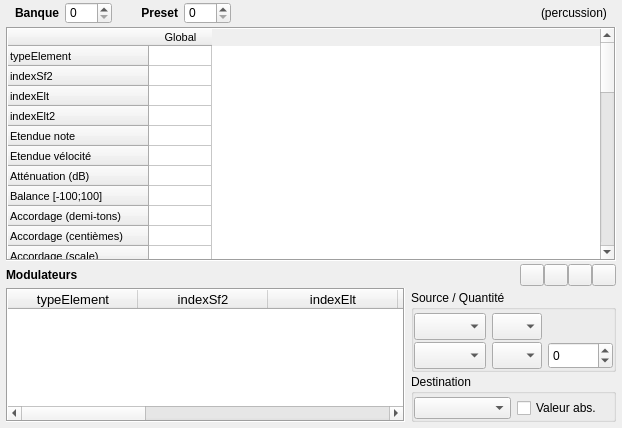
<?xml version="1.0" encoding="UTF-8"?>
<ui version="4.0">
 <class>Page_Prst</class>
 <widget class="QWidget" name="Page_Prst">
  <property name="geometry">
   <rect>
    <x>0</x>
    <y>0</y>
    <width>622</width>
    <height>428</height>
   </rect>
  </property>
  <property name="windowTitle">
   <string notr="true">Form</string>
  </property>
  <layout class="QVBoxLayout" name="verticalLayout" stretch="0,100,1">
   <property name="spacing">
    <number>0</number>
   </property>
   <property name="leftMargin">
    <number>6</number>
   </property>
   <property name="topMargin">
    <number>0</number>
   </property>
   <property name="rightMargin">
    <number>6</number>
   </property>
   <property name="bottomMargin">
    <number>6</number>
   </property>
   <item>
    <widget class="QFrame" name="horizontalFrame">
     <property name="minimumSize">
      <size>
       <width>0</width>
       <height>27</height>
      </size>
     </property>
     <property name="maximumSize">
      <size>
       <width>16777215</width>
       <height>27</height>
      </size>
     </property>
     <layout class="QHBoxLayout" name="horizontalLayout">
      <property name="spacing">
       <number>6</number>
      </property>
      <property name="topMargin">
       <number>2</number>
      </property>
      <property name="bottomMargin">
       <number>3</number>
      </property>
      <item>
       <widget class="QLabel" name="label_2">
        <property name="minimumSize">
         <size>
          <width>0</width>
          <height>20</height>
         </size>
        </property>
        <property name="maximumSize">
         <size>
          <width>16777215</width>
          <height>20</height>
         </size>
        </property>
        <property name="font">
         <font>
          <weight>75</weight>
          <bold>true</bold>
         </font>
        </property>
        <property name="text">
         <string>Banque</string>
        </property>
        <property name="alignment">
         <set>Qt::AlignRight|Qt::AlignTrailing|Qt::AlignVCenter</set>
        </property>
       </widget>
      </item>
      <item>
       <widget class="SpinBox" name="spinBank">
        <property name="maximumSize">
         <size>
          <width>60</width>
          <height>27</height>
         </size>
        </property>
        <property name="accelerated">
         <bool>true</bool>
        </property>
        <property name="maximum">
         <number>128</number>
        </property>
       </widget>
      </item>
      <item>
       <widget class="QLabel" name="label_3">
        <property name="minimumSize">
         <size>
          <width>60</width>
          <height>20</height>
         </size>
        </property>
        <property name="maximumSize">
         <size>
          <width>100</width>
          <height>20</height>
         </size>
        </property>
        <property name="font">
         <font>
          <weight>75</weight>
          <bold>true</bold>
         </font>
        </property>
        <property name="text">
         <string>Preset</string>
        </property>
        <property name="alignment">
         <set>Qt::AlignRight|Qt::AlignTrailing|Qt::AlignVCenter</set>
        </property>
       </widget>
      </item>
      <item>
       <widget class="SpinBox" name="spinPreset">
        <property name="maximumSize">
         <size>
          <width>60</width>
          <height>27</height>
         </size>
        </property>
        <property name="accelerated">
         <bool>true</bool>
        </property>
        <property name="maximum">
         <number>127</number>
        </property>
       </widget>
      </item>
      <item>
       <spacer name="horizontalSpacer">
        <property name="orientation">
         <enum>Qt::Horizontal</enum>
        </property>
        <property name="sizeHint" stdset="0">
         <size>
          <width>40</width>
          <height>20</height>
         </size>
        </property>
       </spacer>
      </item>
      <item>
       <widget class="QLabel" name="labelPercussion">
        <property name="text">
         <string>(percussion)</string>
        </property>
       </widget>
      </item>
     </layout>
    </widget>
   </item>
   <item>
    <widget class="TableWidgetPrst" name="tablePrst">
     <property name="font">
      <font>
       <pointsize>8</pointsize>
      </font>
     </property>
     <property name="frameShape">
      <enum>QFrame::Box</enum>
     </property>
     <property name="frameShadow">
      <enum>QFrame::Sunken</enum>
     </property>
     <property name="autoScrollMargin">
      <number>16</number>
     </property>
     <property name="editTriggers">
      <set>QAbstractItemView::AnyKeyPressed|QAbstractItemView::DoubleClicked|QAbstractItemView::SelectedClicked</set>
     </property>
     <property name="selectionMode">
      <enum>QAbstractItemView::ExtendedSelection</enum>
     </property>
     <property name="textElideMode">
      <enum>Qt::ElideRight</enum>
     </property>
     <property name="horizontalScrollMode">
      <enum>QAbstractItemView::ScrollPerPixel</enum>
     </property>
     <property name="rowCount">
      <number>41</number>
     </property>
     <property name="columnCount">
      <number>1</number>
     </property>
     <attribute name="horizontalHeaderDefaultSectionSize">
      <number>63</number>
     </attribute>
     <attribute name="horizontalHeaderMinimumSectionSize">
      <number>18</number>
     </attribute>
     <attribute name="verticalHeaderDefaultSectionSize">
      <number>20</number>
     </attribute>
     <attribute name="verticalHeaderMinimumSectionSize">
      <number>19</number>
     </attribute>
     <row>
      <property name="text">
       <string notr="true">typeElement</string>
      </property>
     </row>
     <row>
      <property name="text">
       <string notr="true">indexSf2</string>
      </property>
     </row>
     <row>
      <property name="text">
       <string notr="true">indexElt</string>
      </property>
     </row>
     <row>
      <property name="text">
       <string notr="true">indexElt2</string>
      </property>
     </row>
     <row>
      <property name="text">
       <string>Etendue note</string>
      </property>
     </row>
     <row>
      <property name="text">
       <string>Etendue vélocité</string>
      </property>
     </row>
     <row>
      <property name="text">
       <string>Atténuation (dB)</string>
      </property>
     </row>
     <row>
      <property name="text">
       <string>Balance [-100;100]</string>
      </property>
     </row>
     <row>
      <property name="text">
       <string>Accordage (demi-tons)</string>
      </property>
     </row>
     <row>
      <property name="text">
       <string>Accordage (centièmes)</string>
      </property>
     </row>
     <row>
      <property name="text">
       <string>Accordage (scale)</string>
      </property>
     </row>
     <row>
      <property name="text">
       <string>Filtre, fréquence (×)</string>
      </property>
      <property name="font">
       <font>
        <weight>50</weight>
        <bold>false</bold>
       </font>
      </property>
     </row>
     <row>
      <property name="text">
       <string>Filtre, résonance (dB)</string>
      </property>
     </row>
     <row>
      <property name="text">
       <string>Vol env delay (×)</string>
      </property>
     </row>
     <row>
      <property name="text">
       <string>Vol env attack (×)</string>
      </property>
     </row>
     <row>
      <property name="text">
       <string>Vol env hold (×)</string>
      </property>
     </row>
     <row>
      <property name="text">
       <string>Vol env decay (×)</string>
      </property>
     </row>
     <row>
      <property name="text">
       <string>Vol env sustain (dB)</string>
      </property>
     </row>
     <row>
      <property name="text">
       <string>Vol env release (×)</string>
      </property>
     </row>
     <row>
      <property name="text">
       <string>Note → Vol env hold (c)</string>
      </property>
     </row>
     <row>
      <property name="text">
       <string>Note → Vol env decay (c)</string>
      </property>
     </row>
     <row>
      <property name="text">
       <string>Mod env delay (×)</string>
      </property>
     </row>
     <row>
      <property name="text">
       <string>Mod env attack (×)</string>
      </property>
     </row>
     <row>
      <property name="text">
       <string>Mod env hold (×)</string>
      </property>
     </row>
     <row>
      <property name="text">
       <string>Mod env decay (×)</string>
      </property>
     </row>
     <row>
      <property name="text">
       <string>Mod env sustain (%)</string>
      </property>
     </row>
     <row>
      <property name="text">
       <string>Mod env release (×)</string>
      </property>
     </row>
     <row>
      <property name="text">
       <string>Mod env → ton (c)</string>
      </property>
     </row>
     <row>
      <property name="text">
       <string>Mod env → filtre (c)</string>
      </property>
     </row>
     <row>
      <property name="text">
       <string>Note → Mod env hold (c)</string>
      </property>
     </row>
     <row>
      <property name="text">
       <string>Note → Mod env decay (c)</string>
      </property>
     </row>
     <row>
      <property name="text">
       <string>Mod LFO delay (×)</string>
      </property>
     </row>
     <row>
      <property name="text">
       <string>Mod LFO freq (×)</string>
      </property>
     </row>
     <row>
      <property name="text">
       <string>Mod LFO → ton (c)</string>
      </property>
     </row>
     <row>
      <property name="text">
       <string>Mod LFO → filtre (c)</string>
      </property>
     </row>
     <row>
      <property name="text">
       <string>Mod LFO → volume (dB)</string>
      </property>
     </row>
     <row>
      <property name="text">
       <string>Vib LFO delay (×)</string>
      </property>
     </row>
     <row>
      <property name="text">
       <string>Vib LFO freq (×)</string>
      </property>
     </row>
     <row>
      <property name="text">
       <string>Vib LFO → ton (c)</string>
      </property>
     </row>
     <row>
      <property name="text">
       <string>Chorus (%)</string>
      </property>
     </row>
     <row>
      <property name="text">
       <string>Réverbération (%)</string>
      </property>
     </row>
     <column>
      <property name="text">
       <string>Global</string>
      </property>
     </column>
     <item row="13" column="0">
      <property name="text">
       <string/>
      </property>
     </item>
     <item row="14" column="0">
      <property name="text">
       <string/>
      </property>
     </item>
    </widget>
   </item>
   <item>
    <widget class="QFrame" name="frameModulator">
     <property name="frameShape">
      <enum>QFrame::NoFrame</enum>
     </property>
     <property name="frameShadow">
      <enum>QFrame::Raised</enum>
     </property>
     <layout class="QGridLayout" name="gridLayout" rowstretch="1,0,0,0" columnstretch="100,0,0">
      <property name="leftMargin">
       <number>0</number>
      </property>
      <property name="topMargin">
       <number>3</number>
      </property>
      <property name="rightMargin">
       <number>0</number>
      </property>
      <property name="bottomMargin">
       <number>0</number>
      </property>
      <property name="horizontalSpacing">
       <number>6</number>
      </property>
      <property name="verticalSpacing">
       <number>2</number>
      </property>
      <item row="1" column="0" rowspan="3">
       <widget class="TableWidgetMod" name="tableMod">
        <property name="font">
         <font>
          <pointsize>10</pointsize>
          <weight>50</weight>
          <bold>false</bold>
         </font>
        </property>
        <property name="frameShape">
         <enum>QFrame::Box</enum>
        </property>
        <property name="editTriggers">
         <set>QAbstractItemView::NoEditTriggers</set>
        </property>
        <property name="tabKeyNavigation">
         <bool>false</bool>
        </property>
        <property name="showDropIndicator" stdset="0">
         <bool>false</bool>
        </property>
        <property name="dragDropOverwriteMode">
         <bool>false</bool>
        </property>
        <property name="selectionMode">
         <enum>QAbstractItemView::ExtendedSelection</enum>
        </property>
        <property name="selectionBehavior">
         <enum>QAbstractItemView::SelectRows</enum>
        </property>
        <property name="verticalScrollMode">
         <enum>QAbstractItemView::ScrollPerItem</enum>
        </property>
        <property name="horizontalScrollMode">
         <enum>QAbstractItemView::ScrollPerPixel</enum>
        </property>
        <property name="columnCount">
         <number>9</number>
        </property>
        <attribute name="horizontalHeaderDefaultSectionSize">
         <number>130</number>
        </attribute>
        <attribute name="horizontalHeaderHighlightSections">
         <bool>false</bool>
        </attribute>
        <attribute name="horizontalHeaderMinimumSectionSize">
         <number>18</number>
        </attribute>
        <attribute name="horizontalHeaderStretchLastSection">
         <bool>true</bool>
        </attribute>
        <attribute name="verticalHeaderVisible">
         <bool>false</bool>
        </attribute>
        <attribute name="verticalHeaderDefaultSectionSize">
         <number>19</number>
        </attribute>
        <column>
         <property name="text">
          <string notr="true">typeElement</string>
         </property>
        </column>
        <column>
         <property name="text">
          <string notr="true">indexSf2</string>
         </property>
        </column>
        <column>
         <property name="text">
          <string notr="true">indexElt</string>
         </property>
        </column>
        <column>
         <property name="text">
          <string notr="true">indexElt2</string>
         </property>
        </column>
        <column>
         <property name="text">
          <string notr="true">indexMod</string>
         </property>
        </column>
        <column>
         <property name="text">
          <string notr="true">#</string>
         </property>
         <property name="font">
          <font>
           <weight>75</weight>
           <bold>true</bold>
          </font>
         </property>
        </column>
        <column>
         <property name="text">
          <string>Source</string>
         </property>
         <property name="font">
          <font>
           <weight>75</weight>
           <bold>true</bold>
          </font>
         </property>
        </column>
        <column>
         <property name="text">
          <string>Quantité</string>
         </property>
         <property name="font">
          <font>
           <weight>75</weight>
           <bold>true</bold>
          </font>
         </property>
        </column>
        <column>
         <property name="text">
          <string>Destination</string>
         </property>
         <property name="font">
          <font>
           <weight>75</weight>
           <bold>true</bold>
          </font>
         </property>
        </column>
       </widget>
      </item>
      <item row="0" column="2">
       <layout class="QHBoxLayout" name="horizontalLayout_2">
        <item>
         <widget class="QPushButton" name="pushNouveauMod">
          <property name="minimumSize">
           <size>
            <width>24</width>
            <height>0</height>
           </size>
          </property>
          <property name="maximumSize">
           <size>
            <width>24</width>
            <height>24</height>
           </size>
          </property>
          <property name="toolTip">
           <string>Ajoute un modulateur</string>
          </property>
          <property name="text">
           <string/>
          </property>
          <property name="icon">
           <iconset resource="../ressources.qrc">
            <normaloff>:/icones/add</normaloff>:/icones/add</iconset>
          </property>
         </widget>
        </item>
        <item>
         <widget class="QPushButton" name="pushSupprimerMod">
          <property name="minimumSize">
           <size>
            <width>24</width>
            <height>0</height>
           </size>
          </property>
          <property name="maximumSize">
           <size>
            <width>24</width>
            <height>24</height>
           </size>
          </property>
          <property name="toolTip">
           <string>Supprime un modulateur</string>
          </property>
          <property name="text">
           <string/>
          </property>
          <property name="icon">
           <iconset resource="../ressources.qrc">
            <normaloff>:/icones/remove</normaloff>:/icones/remove</iconset>
          </property>
         </widget>
        </item>
        <item>
         <widget class="QPushButton" name="pushCopyMod">
          <property name="maximumSize">
           <size>
            <width>24</width>
            <height>24</height>
           </size>
          </property>
          <property name="toolTip">
           <string>Copie les modulateurs</string>
          </property>
          <property name="text">
           <string/>
          </property>
          <property name="icon">
           <iconset resource="../ressources.qrc">
            <normaloff>:/icones/copy</normaloff>:/icones/copy</iconset>
          </property>
          <property name="iconSize">
           <size>
            <width>22</width>
            <height>22</height>
           </size>
          </property>
         </widget>
        </item>
        <item>
         <widget class="QPushButton" name="pushPasteMod">
          <property name="maximumSize">
           <size>
            <width>24</width>
            <height>24</height>
           </size>
          </property>
          <property name="toolTip">
           <string>Colle les modulateurs copiés</string>
          </property>
          <property name="text">
           <string/>
          </property>
          <property name="icon">
           <iconset resource="../ressources.qrc">
            <normaloff>:/icones/paste</normaloff>:/icones/paste</iconset>
          </property>
         </widget>
        </item>
       </layout>
      </item>
      <item row="3" column="1" colspan="2">
       <widget class="QGroupBox" name="groupBox_2">
        <property name="title">
         <string>Destination</string>
        </property>
        <layout class="QGridLayout" name="gridLayout_3">
         <property name="leftMargin">
          <number>0</number>
         </property>
         <property name="topMargin">
          <number>3</number>
         </property>
         <property name="rightMargin">
          <number>0</number>
         </property>
         <property name="bottomMargin">
          <number>0</number>
         </property>
         <property name="verticalSpacing">
          <number>2</number>
         </property>
         <item row="0" column="0">
          <widget class="ComboBox" name="comboDestination">
           <property name="maximumSize">
            <size>
             <width>170</width>
             <height>27</height>
            </size>
           </property>
           <property name="font">
            <font>
             <weight>50</weight>
             <bold>false</bold>
            </font>
           </property>
          </widget>
         </item>
         <item row="0" column="1">
          <widget class="QCheckBox" name="checkAbs">
           <property name="sizePolicy">
            <sizepolicy hsizetype="Minimum" vsizetype="Preferred">
             <horstretch>0</horstretch>
             <verstretch>0</verstretch>
            </sizepolicy>
           </property>
           <property name="text">
            <string>Valeur abs.</string>
           </property>
          </widget>
         </item>
        </layout>
       </widget>
      </item>
      <item row="0" column="0">
       <widget class="QLabel" name="label">
        <property name="font">
         <font>
          <weight>75</weight>
          <bold>true</bold>
         </font>
        </property>
        <property name="text">
         <string>Modulateurs</string>
        </property>
       </widget>
      </item>
      <item row="2" column="1" colspan="2">
       <widget class="QGroupBox" name="groupBox_4">
        <property name="sizePolicy">
         <sizepolicy hsizetype="Expanding" vsizetype="Preferred">
          <horstretch>0</horstretch>
          <verstretch>0</verstretch>
         </sizepolicy>
        </property>
        <property name="title">
         <string>Source / Quantité</string>
        </property>
        <layout class="QGridLayout" name="gridLayout_2">
         <property name="leftMargin">
          <number>0</number>
         </property>
         <property name="topMargin">
          <number>3</number>
         </property>
         <property name="rightMargin">
          <number>0</number>
         </property>
         <property name="bottomMargin">
          <number>0</number>
         </property>
         <property name="horizontalSpacing">
          <number>6</number>
         </property>
         <property name="verticalSpacing">
          <number>2</number>
         </property>
         <item row="1" column="0">
          <widget class="ComboBox" name="comboSource2">
           <property name="maximumSize">
            <size>
             <width>170</width>
             <height>27</height>
            </size>
           </property>
           <property name="font">
            <font>
             <weight>50</weight>
             <bold>false</bold>
            </font>
           </property>
          </widget>
         </item>
         <item row="1" column="1">
          <widget class="TableComboBox" name="comboCourbeSource2">
           <property name="minimumSize">
            <size>
             <width>0</width>
             <height>27</height>
            </size>
           </property>
           <property name="maximumSize">
            <size>
             <width>50</width>
             <height>27</height>
            </size>
           </property>
           <property name="font">
            <font>
             <weight>50</weight>
             <bold>false</bold>
            </font>
           </property>
           <property name="sizeAdjustPolicy">
            <enum>QComboBox::AdjustToContents</enum>
           </property>
          </widget>
         </item>
         <item row="0" column="0">
          <widget class="ComboBox" name="comboSource1">
           <property name="maximumSize">
            <size>
             <width>170</width>
             <height>27</height>
            </size>
           </property>
           <property name="font">
            <font>
             <weight>50</weight>
             <bold>false</bold>
            </font>
           </property>
           <property name="sizeAdjustPolicy">
            <enum>QComboBox::AdjustToContents</enum>
           </property>
          </widget>
         </item>
         <item row="0" column="1">
          <widget class="TableComboBox" name="comboCourbeSource1">
           <property name="minimumSize">
            <size>
             <width>0</width>
             <height>27</height>
            </size>
           </property>
           <property name="maximumSize">
            <size>
             <width>50</width>
             <height>27</height>
            </size>
           </property>
           <property name="font">
            <font>
             <weight>50</weight>
             <bold>false</bold>
            </font>
           </property>
           <property name="sizeAdjustPolicy">
            <enum>QComboBox::AdjustToContents</enum>
           </property>
           <property name="modelColumn">
            <number>0</number>
           </property>
          </widget>
         </item>
         <item row="1" column="2">
          <widget class="QSpinBox" name="spinSource2">
           <property name="sizePolicy">
            <sizepolicy hsizetype="Minimum" vsizetype="Preferred">
             <horstretch>0</horstretch>
             <verstretch>0</verstretch>
            </sizepolicy>
           </property>
           <property name="minimum">
            <number>-32768</number>
           </property>
           <property name="maximum">
            <number>32767</number>
           </property>
          </widget>
         </item>
        </layout>
       </widget>
      </item>
      <item row="1" column="1">
       <spacer name="verticalSpacer">
        <property name="orientation">
         <enum>Qt::Vertical</enum>
        </property>
        <property name="sizeType">
         <enum>QSizePolicy::Fixed</enum>
        </property>
        <property name="sizeHint" stdset="0">
         <size>
          <width>20</width>
          <height>0</height>
         </size>
        </property>
       </spacer>
      </item>
      <item row="0" column="1">
       <spacer name="horizontalSpacer_2">
        <property name="orientation">
         <enum>Qt::Horizontal</enum>
        </property>
        <property name="sizeType">
         <enum>QSizePolicy::Expanding</enum>
        </property>
        <property name="sizeHint" stdset="0">
         <size>
          <width>10</width>
          <height>20</height>
         </size>
        </property>
       </spacer>
      </item>
     </layout>
    </widget>
   </item>
  </layout>
 </widget>
 <customwidgets>
  <customwidget>
   <class>TableWidgetMod</class>
   <extends>QTableWidget</extends>
   <header>page.h</header>
   <slots>
    <signal>deleteModPressed()</signal>
    <signal>copyAsked()</signal>
    <signal>pasteAsked()</signal>
   </slots>
  </customwidget>
  <customwidget>
   <class>TableComboBox</class>
   <extends>QComboBox</extends>
   <header>tablecombobox.h</header>
   <slots>
    <signal>clicked(int,int)</signal>
    <signal>editingFinished()</signal>
   </slots>
  </customwidget>
  <customwidget>
   <class>ComboBox</class>
   <extends>QComboBox</extends>
   <header>combobox.h</header>
   <slots>
    <signal>clicked(int)</signal>
   </slots>
  </customwidget>
  <customwidget>
   <class>TableWidgetPrst</class>
   <extends>QTableWidget</extends>
   <header>page_prst.h</header>
  </customwidget>
  <customwidget>
   <class>SpinBox</class>
   <extends>QSpinBox</extends>
   <header>page_prst.h</header>
  </customwidget>
 </customwidgets>
 <tabstops>
  <tabstop>spinBank</tabstop>
  <tabstop>spinPreset</tabstop>
  <tabstop>tablePrst</tabstop>
 </tabstops>
 <resources>
  <include location="../ressources.qrc"/>
 </resources>
 <connections>
  <connection>
   <sender>tablePrst</sender>
   <signal>cellChanged(int,int)</signal>
   <receiver>Page_Prst</receiver>
   <slot>set(int,int)</slot>
   <hints>
    <hint type="sourcelabel">
     <x>159</x>
     <y>119</y>
    </hint>
    <hint type="destinationlabel">
     <x>159</x>
     <y>119</y>
    </hint>
   </hints>
  </connection>
  <connection>
   <sender>tablePrst</sender>
   <signal>itemSelectionChanged()</signal>
   <receiver>Page_Prst</receiver>
   <slot>selected()</slot>
   <hints>
    <hint type="sourcelabel">
     <x>159</x>
     <y>119</y>
    </hint>
    <hint type="destinationlabel">
     <x>159</x>
     <y>119</y>
    </hint>
   </hints>
  </connection>
  <connection>
   <sender>tableMod</sender>
   <signal>itemSelectionChanged()</signal>
   <receiver>Page_Prst</receiver>
   <slot>afficheEditMod()</slot>
   <hints>
    <hint type="sourcelabel">
     <x>158</x>
     <y>359</y>
    </hint>
    <hint type="destinationlabel">
     <x>310</x>
     <y>213</y>
    </hint>
   </hints>
  </connection>
  <connection>
   <sender>spinSource2</sender>
   <signal>editingFinished()</signal>
   <receiver>Page_Prst</receiver>
   <slot>setAmount()</slot>
   <hints>
    <hint type="sourcelabel">
     <x>580</x>
     <y>361</y>
    </hint>
    <hint type="destinationlabel">
     <x>310</x>
     <y>213</y>
    </hint>
   </hints>
  </connection>
  <connection>
   <sender>comboSource2</sender>
   <signal>clicked(int)</signal>
   <receiver>Page_Prst</receiver>
   <slot>setSource2(int)</slot>
   <hints>
    <hint type="sourcelabel">
     <x>404</x>
     <y>361</y>
    </hint>
    <hint type="destinationlabel">
     <x>310</x>
     <y>213</y>
    </hint>
   </hints>
  </connection>
  <connection>
   <sender>comboSource1</sender>
   <signal>clicked(int)</signal>
   <receiver>Page_Prst</receiver>
   <slot>setSource(int)</slot>
   <hints>
    <hint type="sourcelabel">
     <x>404</x>
     <y>332</y>
    </hint>
    <hint type="destinationlabel">
     <x>310</x>
     <y>213</y>
    </hint>
   </hints>
  </connection>
  <connection>
   <sender>comboDestination</sender>
   <signal>clicked(int)</signal>
   <receiver>Page_Prst</receiver>
   <slot>setDest(int)</slot>
   <hints>
    <hint type="sourcelabel">
     <x>404</x>
     <y>403</y>
    </hint>
    <hint type="destinationlabel">
     <x>310</x>
     <y>213</y>
    </hint>
   </hints>
  </connection>
  <connection>
   <sender>comboCourbeSource2</sender>
   <signal>clicked(int,int)</signal>
   <receiver>Page_Prst</receiver>
   <slot>setSourceAmountType(int,int)</slot>
   <hints>
    <hint type="sourcelabel">
     <x>517</x>
     <y>361</y>
    </hint>
    <hint type="destinationlabel">
     <x>310</x>
     <y>213</y>
    </hint>
   </hints>
  </connection>
  <connection>
   <sender>comboCourbeSource1</sender>
   <signal>clicked(int,int)</signal>
   <receiver>Page_Prst</receiver>
   <slot>setSourceType(int,int)</slot>
   <hints>
    <hint type="sourcelabel">
     <x>517</x>
     <y>331</y>
    </hint>
    <hint type="destinationlabel">
     <x>310</x>
     <y>213</y>
    </hint>
   </hints>
  </connection>
  <connection>
   <sender>checkAbs</sender>
   <signal>clicked()</signal>
   <receiver>Page_Prst</receiver>
   <slot>setAbs()</slot>
   <hints>
    <hint type="sourcelabel">
     <x>552</x>
     <y>402</y>
    </hint>
    <hint type="destinationlabel">
     <x>310</x>
     <y>213</y>
    </hint>
   </hints>
  </connection>
  <connection>
   <sender>pushNouveauMod</sender>
   <signal>clicked()</signal>
   <receiver>Page_Prst</receiver>
   <slot>nouveauMod()</slot>
   <hints>
    <hint type="sourcelabel">
     <x>569</x>
     <y>287</y>
    </hint>
    <hint type="destinationlabel">
     <x>310</x>
     <y>213</y>
    </hint>
   </hints>
  </connection>
  <connection>
   <sender>pushSupprimerMod</sender>
   <signal>clicked()</signal>
   <receiver>Page_Prst</receiver>
   <slot>supprimerMod()</slot>
   <hints>
    <hint type="sourcelabel">
     <x>599</x>
     <y>287</y>
    </hint>
    <hint type="destinationlabel">
     <x>310</x>
     <y>213</y>
    </hint>
   </hints>
  </connection>
  <connection>
   <sender>pushCopyMod</sender>
   <signal>clicked()</signal>
   <receiver>Page_Prst</receiver>
   <slot>copyMod()</slot>
   <hints>
    <hint type="sourcelabel">
     <x>533</x>
     <y>290</y>
    </hint>
    <hint type="destinationlabel">
     <x>310</x>
     <y>213</y>
    </hint>
   </hints>
  </connection>
  <connection>
   <sender>spinBank</sender>
   <signal>editingFinished()</signal>
   <receiver>Page_Prst</receiver>
   <slot>setBank()</slot>
   <hints>
    <hint type="sourcelabel">
     <x>85</x>
     <y>12</y>
    </hint>
    <hint type="destinationlabel">
     <x>310</x>
     <y>213</y>
    </hint>
   </hints>
  </connection>
  <connection>
   <sender>spinPreset</sender>
   <signal>editingFinished()</signal>
   <receiver>Page_Prst</receiver>
   <slot>setPreset()</slot>
   <hints>
    <hint type="sourcelabel">
     <x>204</x>
     <y>12</y>
    </hint>
    <hint type="destinationlabel">
     <x>310</x>
     <y>213</y>
    </hint>
   </hints>
  </connection>
  <connection>
   <sender>tableMod</sender>
   <signal>deleteModPressed()</signal>
   <receiver>Page_Prst</receiver>
   <slot>supprimerMod()</slot>
   <hints>
    <hint type="sourcelabel">
     <x>200</x>
     <y>358</y>
    </hint>
    <hint type="destinationlabel">
     <x>310</x>
     <y>213</y>
    </hint>
   </hints>
  </connection>
  <connection>
   <sender>pushPasteMod</sender>
   <signal>clicked()</signal>
   <receiver>Page_Prst</receiver>
   <slot>pasteMod()</slot>
   <hints>
    <hint type="sourcelabel">
     <x>597</x>
     <y>280</y>
    </hint>
    <hint type="destinationlabel">
     <x>310</x>
     <y>213</y>
    </hint>
   </hints>
  </connection>
  <connection>
   <sender>tableMod</sender>
   <signal>copyAsked()</signal>
   <receiver>Page_Prst</receiver>
   <slot>copyMod()</slot>
   <hints>
    <hint type="sourcelabel">
     <x>200</x>
     <y>358</y>
    </hint>
    <hint type="destinationlabel">
     <x>310</x>
     <y>213</y>
    </hint>
   </hints>
  </connection>
  <connection>
   <sender>tableMod</sender>
   <signal>pasteAsked()</signal>
   <receiver>Page_Prst</receiver>
   <slot>pasteMod()</slot>
   <hints>
    <hint type="sourcelabel">
     <x>200</x>
     <y>358</y>
    </hint>
    <hint type="destinationlabel">
     <x>310</x>
     <y>213</y>
    </hint>
   </hints>
  </connection>
 </connections>
 <slots>
  <slot>set(int,int)</slot>
  <slot>selected()</slot>
  <slot>setAmount()</slot>
  <slot>setAbs()</slot>
  <slot>afficheEditMod()</slot>
  <slot>setSourceAmountType(int,int)</slot>
  <slot>setSourceType(int,int)</slot>
  <slot>setDest(int)</slot>
  <slot>setSource(int)</slot>
  <slot>setSource2(int)</slot>
  <slot>nouveauMod()</slot>
  <slot>supprimerMod()</slot>
  <slot>setBank()</slot>
  <slot>setPreset()</slot>
  <slot>copyMod()</slot>
  <slot>pasteMod()</slot>
 </slots>
</ui>
